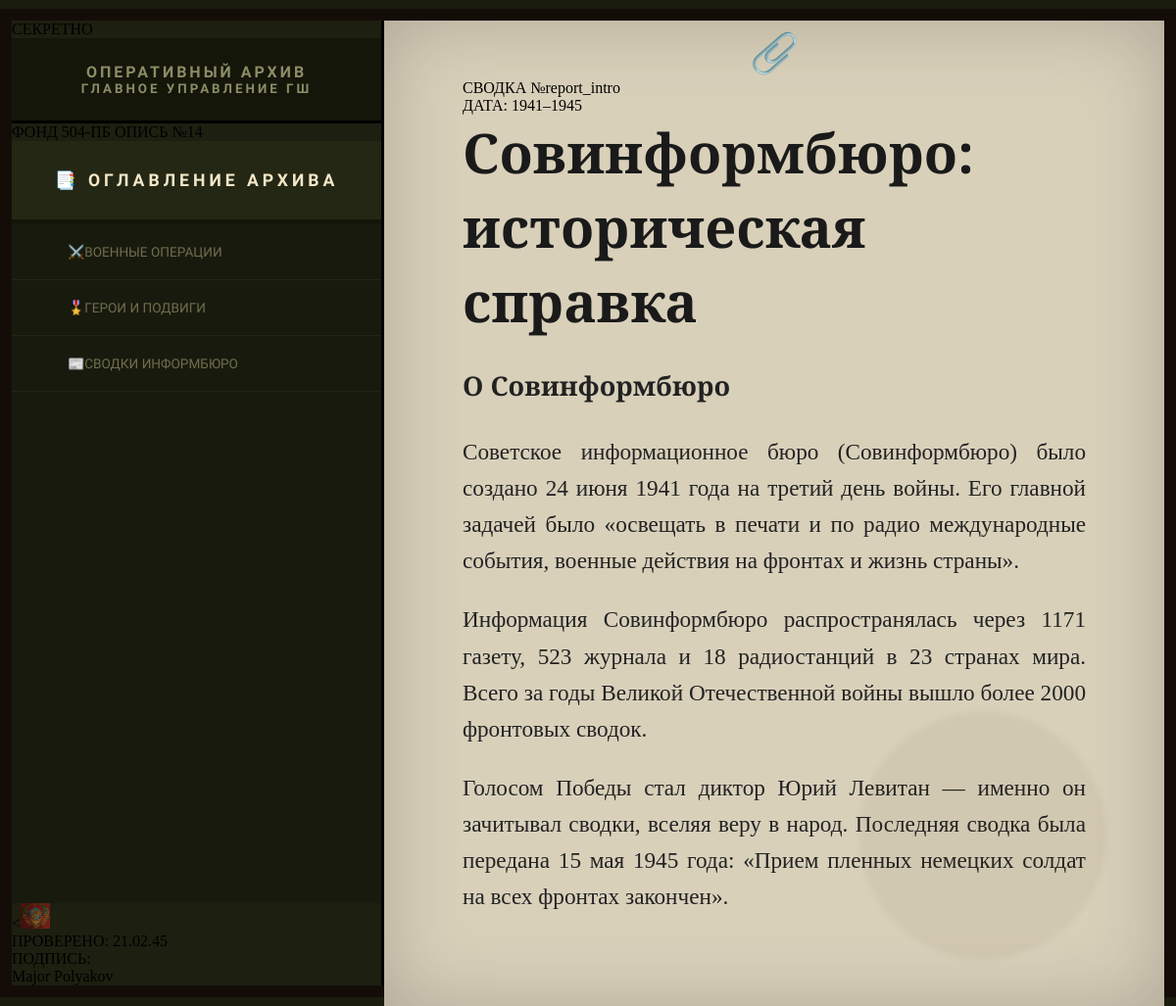
Page /report/report_intro on the committed database.
### app.py (models this page shows)
class Report(db.Model):
    id = db.Column(db.String(50), primary_key=True)
    title = db.Column(db.String(200), nullable=False)
    date = db.Column(db.String(50), nullable=False)
    text = db.Column(db.Text, nullable=False)

### app.py (the view)
@app.route('/report/<report_id>')
def report_detail(report_id):
    report = Report.query.get(report_id)
    if not report:
        abort(404)
    return render_template('report_detail.html', report=report)

### app.py (called while the page is built)
@app.context_processor
def inject_current_page():
    return dict(current_page=request.path)

### templates/report_detail.html
{% extends "base.html" %}
{% block content %}
<div class="report-content">
    <div class="inventory-tag">СВОДКА №{{ report.id }}<br>ДАТА: {{ report.date }}</div>
    <h1>{{ report.title }}</h1>
    <div class="main-text">{{ report.text | safe }}</div>
    <div class="stain"></div>
</div>
{% endblock %}

### static/css/style.css (style rules this page uses)
* { box-sizing: border-box; }
html, body { margin: 0; padding: 0; width: 100%; height: 100%; background: #1a1c0e; overflow: hidden; display: flex; justify-content: center; align-items: center; }
.stain { position: absolute; bottom: -20px; right: -20px; width: 250px; height: 250px; background: rgba(84, 55, 33, 0.05); border-radius: 50%; pointer-events: none; border: 2px solid rgba(84, 55, 33, 0.03); filter: blur(3px); }
.report-content { max-width: 900px; margin: 0 auto; width: 100%; position: relative; z-index: 2; }
h1 { font-family: 'EB Garamond', serif; font-size: 3.5rem; margin: 0 0 10px 0; color: #1a1a1a; font-weight: 700; }
.main-text { font-family: 'EB Garamond', serif; font-size: clamp(1rem, 2.5vw, 1.45rem); line-height: 1.6; text-align: justify; color: #222; }

### rows in the picture
Report: id "report_intro", date "1941–1945", title "Совинформбюро: историческая справка", text "О Совинформбюро Советское информационное бюро (Совинформбюро) было создано 24 июня 1941 года на третий день войны. Его главной задачей было «освещать в печати и по радио международные события, военные действия на фронтах и жизнь страны». Информация Совинформбюро распространялась через 1171 газету, 523 журнала и 18 радиостанций в 23 странах мира. Всего за годы Великой Отечественной войны вышло более 2000 фронтовых сводок. Голосом Победы стал диктор Юрий Левитан — именно он зачитывал сводки, вселяя веру в народ. Последняя сводка была передана 15 мая 1945 года: «Прием пленных немецких солдат на всех фронтах закончен»."
